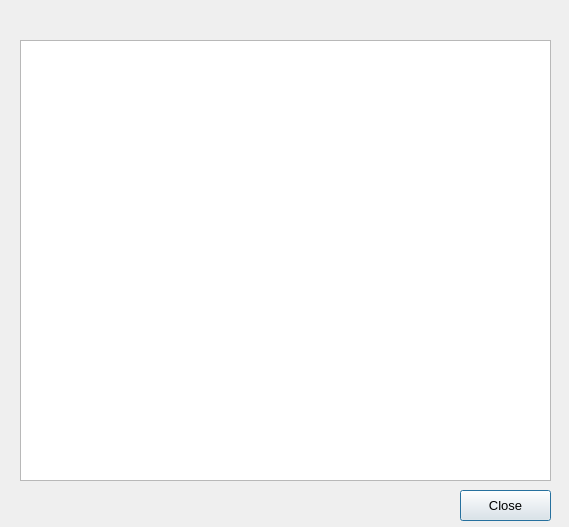
<ui version="4.0" >
 <class>dialogConsole</class>
 <widget class="QDialog" name="dialogConsole" >
  <property name="geometry" >
   <rect>
    <x>0</x>
    <y>0</y>
    <width>569</width>
    <height>527</height>
   </rect>
  </property>
  <property name="font" >
   <font>
    <stylestrategy>PreferDefault</stylestrategy>
   </font>
  </property>
  <property name="windowTitle" >
   <string>Console</string>
  </property>
  <widget class="QTextEdit" name="txtConsole" >
   <property name="geometry" >
    <rect>
     <x>20</x>
     <y>40</y>
     <width>531</width>
     <height>441</height>
    </rect>
   </property>
   <property name="font" >
    <font>
     <family>Terminal</family>
     <pointsize>10</pointsize>
     <stylestrategy>NoAntialias</stylestrategy>
     <kerning>true</kerning>
    </font>
   </property>
   <property name="lineWrapMode" >
    <enum>QTextEdit::NoWrap</enum>
   </property>
   <property name="readOnly" >
    <bool>true</bool>
   </property>
  </widget>
  <widget class="QPushButton" name="btnClose" >
   <property name="geometry" >
    <rect>
     <x>460</x>
     <y>490</y>
     <width>91</width>
     <height>31</height>
    </rect>
   </property>
   <property name="font" >
    <font>
     <pointsize>10</pointsize>
    </font>
   </property>
   <property name="text" >
    <string>Close</string>
   </property>
  </widget>
 </widget>
 <resources/>
 <connections/>
</ui>
